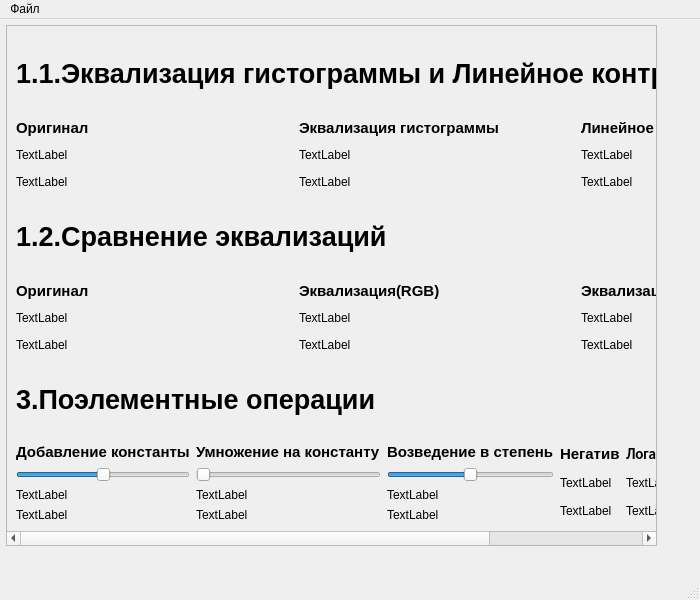
<?xml version="1.0" encoding="UTF-8"?>
<ui version="4.0">
 <class>MainWindow</class>
 <widget class="QMainWindow" name="MainWindow">
  <property name="geometry">
   <rect>
    <x>0</x>
    <y>0</y>
    <width>700</width>
    <height>600</height>
   </rect>
  </property>
  <property name="sizePolicy">
   <sizepolicy hsizetype="Maximum" vsizetype="Maximum">
    <horstretch>0</horstretch>
    <verstretch>0</verstretch>
   </sizepolicy>
  </property>
  <property name="maximumSize">
   <size>
    <width>16777215</width>
    <height>16777215</height>
   </size>
  </property>
  <property name="windowTitle">
   <string>MainWindow</string>
  </property>
  <widget class="QWidget" name="centralwidget">
   <property name="sizePolicy">
    <sizepolicy hsizetype="Preferred" vsizetype="Preferred">
     <horstretch>0</horstretch>
     <verstretch>0</verstretch>
    </sizepolicy>
   </property>
   <property name="maximumSize">
    <size>
     <width>16777215</width>
     <height>16777215</height>
    </size>
   </property>
   <widget class="QScrollArea" name="scrollArea">
    <property name="geometry">
     <rect>
      <x>6</x>
      <y>6</y>
      <width>651</width>
      <height>521</height>
     </rect>
    </property>
    <property name="widgetResizable">
     <bool>true</bool>
    </property>
    <widget class="QWidget" name="scrollAreaWidgetContents_4">
     <property name="geometry">
      <rect>
       <x>0</x>
       <y>0</y>
       <width>649</width>
       <height>519</height>
      </rect>
     </property>
     <layout class="QVBoxLayout" name="verticalLayout_5">
      <item>
       <widget class="QLabel" name="label">
        <property name="baseSize">
         <size>
          <width>0</width>
          <height>40</height>
         </size>
        </property>
        <property name="font">
         <font>
          <pointsize>20</pointsize>
          <bold>true</bold>
         </font>
        </property>
        <property name="text">
         <string>1.1.Эквализация гистограммы и Линейное контрастирование</string>
        </property>
       </widget>
      </item>
      <item>
       <layout class="QHBoxLayout" name="horizontalLayout_2">
        <item>
         <layout class="QVBoxLayout" name="verticalLayout_2">
          <item>
           <widget class="QLabel" name="label_6">
            <property name="font">
             <font>
              <pointsize>11</pointsize>
              <bold>true</bold>
             </font>
            </property>
            <property name="text">
             <string>Оригинал</string>
            </property>
           </widget>
          </item>
          <item>
           <widget class="QLabel" name="label_2">
            <property name="sizePolicy">
             <sizepolicy hsizetype="Preferred" vsizetype="Preferred">
              <horstretch>0</horstretch>
              <verstretch>0</verstretch>
             </sizepolicy>
            </property>
            <property name="minimumSize">
             <size>
              <width>0</width>
              <height>0</height>
             </size>
            </property>
            <property name="text">
             <string>TextLabel</string>
            </property>
            <property name="scaledContents">
             <bool>false</bool>
            </property>
           </widget>
          </item>
          <item>
           <widget class="QLabel" name="label_4">
            <property name="sizePolicy">
             <sizepolicy hsizetype="Preferred" vsizetype="Preferred">
              <horstretch>0</horstretch>
              <verstretch>0</verstretch>
             </sizepolicy>
            </property>
            <property name="text">
             <string>TextLabel</string>
            </property>
            <property name="scaledContents">
             <bool>false</bool>
            </property>
           </widget>
          </item>
         </layout>
        </item>
        <item>
         <layout class="QVBoxLayout" name="verticalLayout_3">
          <item>
           <widget class="QLabel" name="label_7">
            <property name="font">
             <font>
              <pointsize>11</pointsize>
              <bold>true</bold>
             </font>
            </property>
            <property name="text">
             <string>Эквализация гистограммы</string>
            </property>
           </widget>
          </item>
          <item>
           <widget class="QLabel" name="label_3">
            <property name="sizePolicy">
             <sizepolicy hsizetype="Preferred" vsizetype="Preferred">
              <horstretch>0</horstretch>
              <verstretch>0</verstretch>
             </sizepolicy>
            </property>
            <property name="text">
             <string>TextLabel</string>
            </property>
            <property name="scaledContents">
             <bool>false</bool>
            </property>
           </widget>
          </item>
          <item>
           <widget class="QLabel" name="label_5">
            <property name="sizePolicy">
             <sizepolicy hsizetype="Preferred" vsizetype="Preferred">
              <horstretch>0</horstretch>
              <verstretch>0</verstretch>
             </sizepolicy>
            </property>
            <property name="text">
             <string>TextLabel</string>
            </property>
            <property name="scaledContents">
             <bool>false</bool>
            </property>
           </widget>
          </item>
         </layout>
        </item>
        <item>
         <layout class="QVBoxLayout" name="verticalLayout_9">
          <item>
           <widget class="QLabel" name="label_14">
            <property name="font">
             <font>
              <pointsize>11</pointsize>
              <bold>true</bold>
             </font>
            </property>
            <property name="text">
             <string>Линейное контрастирование</string>
            </property>
           </widget>
          </item>
          <item>
           <widget class="QLabel" name="label_10">
            <property name="text">
             <string>TextLabel</string>
            </property>
           </widget>
          </item>
          <item>
           <widget class="QLabel" name="label_12">
            <property name="text">
             <string>TextLabel</string>
            </property>
           </widget>
          </item>
         </layout>
        </item>
       </layout>
      </item>
      <item>
       <widget class="QLabel" name="label_8">
        <property name="font">
         <font>
          <pointsize>20</pointsize>
          <bold>true</bold>
         </font>
        </property>
        <property name="text">
         <string>1.2.Сравнение эквализаций</string>
        </property>
       </widget>
      </item>
      <item>
       <layout class="QHBoxLayout" name="horizontalLayout_3">
        <item>
         <layout class="QVBoxLayout" name="verticalLayout_11">
          <item>
           <widget class="QLabel" name="label_9">
            <property name="font">
             <font>
              <pointsize>11</pointsize>
              <bold>true</bold>
             </font>
            </property>
            <property name="text">
             <string>Оригинал</string>
            </property>
           </widget>
          </item>
          <item>
           <widget class="QLabel" name="label_11">
            <property name="text">
             <string>TextLabel</string>
            </property>
           </widget>
          </item>
          <item>
           <widget class="QLabel" name="label_13">
            <property name="text">
             <string>TextLabel</string>
            </property>
           </widget>
          </item>
         </layout>
        </item>
        <item>
         <layout class="QVBoxLayout" name="verticalLayout_10">
          <item>
           <widget class="QLabel" name="label_15">
            <property name="font">
             <font>
              <pointsize>11</pointsize>
              <bold>true</bold>
             </font>
            </property>
            <property name="text">
             <string>Эквализация(RGB)</string>
            </property>
           </widget>
          </item>
          <item>
           <widget class="QLabel" name="label_16">
            <property name="text">
             <string>TextLabel</string>
            </property>
           </widget>
          </item>
          <item>
           <widget class="QLabel" name="label_17">
            <property name="text">
             <string>TextLabel</string>
            </property>
           </widget>
          </item>
         </layout>
        </item>
        <item>
         <layout class="QVBoxLayout" name="verticalLayout_7">
          <item>
           <widget class="QLabel" name="label_18">
            <property name="font">
             <font>
              <pointsize>11</pointsize>
              <bold>true</bold>
             </font>
            </property>
            <property name="text">
             <string>Эквализация(HSV)</string>
            </property>
           </widget>
          </item>
          <item>
           <widget class="QLabel" name="label_19">
            <property name="text">
             <string>TextLabel</string>
            </property>
           </widget>
          </item>
          <item>
           <widget class="QLabel" name="label_20">
            <property name="text">
             <string>TextLabel</string>
            </property>
           </widget>
          </item>
         </layout>
        </item>
       </layout>
      </item>
      <item>
       <widget class="QLabel" name="label_21">
        <property name="font">
         <font>
          <pointsize>20</pointsize>
          <bold>true</bold>
         </font>
        </property>
        <property name="text">
         <string>3.Поэлементные операции</string>
        </property>
       </widget>
      </item>
      <item>
       <layout class="QHBoxLayout" name="horizontalLayout_4">
        <item>
         <layout class="QVBoxLayout" name="verticalLayout_15">
          <item>
           <widget class="QLabel" name="label_22">
            <property name="font">
             <font>
              <pointsize>11</pointsize>
              <bold>true</bold>
             </font>
            </property>
            <property name="text">
             <string>Добавление константы</string>
            </property>
           </widget>
          </item>
          <item>
           <widget class="QSlider" name="horizontalSlider">
            <property name="maximumSize">
             <size>
              <width>200</width>
              <height>16777215</height>
             </size>
            </property>
            <property name="minimum">
             <number>-127</number>
            </property>
            <property name="maximum">
             <number>127</number>
            </property>
            <property name="orientation">
             <enum>Qt::Horizontal</enum>
            </property>
           </widget>
          </item>
          <item>
           <widget class="QLabel" name="label_23">
            <property name="text">
             <string>TextLabel</string>
            </property>
           </widget>
          </item>
          <item>
           <widget class="QLabel" name="label_24">
            <property name="text">
             <string>TextLabel</string>
            </property>
           </widget>
          </item>
         </layout>
        </item>
        <item>
         <layout class="QVBoxLayout" name="verticalLayout_13">
          <item>
           <widget class="QLabel" name="label_30">
            <property name="font">
             <font>
              <pointsize>11</pointsize>
              <bold>true</bold>
             </font>
            </property>
            <property name="text">
             <string>Умножение на константу</string>
            </property>
           </widget>
          </item>
          <item>
           <widget class="QSlider" name="horizontalSlider_2">
            <property name="maximumSize">
             <size>
              <width>200</width>
              <height>16777215</height>
             </size>
            </property>
            <property name="baseSize">
             <size>
              <width>200</width>
              <height>0</height>
             </size>
            </property>
            <property name="minimum">
             <number>0</number>
            </property>
            <property name="maximum">
             <number>200</number>
            </property>
            <property name="orientation">
             <enum>Qt::Horizontal</enum>
            </property>
           </widget>
          </item>
          <item>
           <widget class="QLabel" name="label_29">
            <property name="text">
             <string>TextLabel</string>
            </property>
           </widget>
          </item>
          <item>
           <widget class="QLabel" name="label_28">
            <property name="text">
             <string>TextLabel</string>
            </property>
           </widget>
          </item>
         </layout>
        </item>
        <item>
         <layout class="QVBoxLayout" name="verticalLayout_16">
          <item>
           <widget class="QLabel" name="label_33">
            <property name="font">
             <font>
              <pointsize>11</pointsize>
              <bold>true</bold>
             </font>
            </property>
            <property name="text">
             <string>Возведение в степень</string>
            </property>
           </widget>
          </item>
          <item>
           <widget class="QSlider" name="horizontalSlider_3">
            <property name="maximumSize">
             <size>
              <width>200</width>
              <height>16777215</height>
             </size>
            </property>
            <property name="baseSize">
             <size>
              <width>200</width>
              <height>0</height>
             </size>
            </property>
            <property name="maximum">
             <number>200</number>
            </property>
            <property name="singleStep">
             <number>200</number>
            </property>
            <property name="value">
             <number>100</number>
            </property>
            <property name="orientation">
             <enum>Qt::Horizontal</enum>
            </property>
           </widget>
          </item>
          <item>
           <widget class="QLabel" name="label_32">
            <property name="text">
             <string>TextLabel</string>
            </property>
           </widget>
          </item>
          <item>
           <widget class="QLabel" name="label_31">
            <property name="text">
             <string>TextLabel</string>
            </property>
           </widget>
          </item>
         </layout>
        </item>
        <item>
         <layout class="QVBoxLayout" name="verticalLayout_14">
          <item>
           <widget class="QLabel" name="label_27">
            <property name="font">
             <font>
              <pointsize>11</pointsize>
              <bold>true</bold>
             </font>
            </property>
            <property name="text">
             <string>Негатив</string>
            </property>
           </widget>
          </item>
          <item>
           <widget class="QLabel" name="label_26">
            <property name="text">
             <string>TextLabel</string>
            </property>
           </widget>
          </item>
          <item>
           <widget class="QLabel" name="label_25">
            <property name="text">
             <string>TextLabel</string>
            </property>
           </widget>
          </item>
         </layout>
        </item>
        <item>
         <layout class="QVBoxLayout" name="verticalLayout">
          <item>
           <widget class="QLabel" name="label_36">
            <property name="font">
             <font>
              <family>Calibri</family>
              <pointsize>11</pointsize>
              <bold>true</bold>
             </font>
            </property>
            <property name="text">
             <string>Логарифмическое преобразование</string>
            </property>
           </widget>
          </item>
          <item>
           <widget class="QLabel" name="label_34">
            <property name="text">
             <string>TextLabel</string>
            </property>
           </widget>
          </item>
          <item>
           <widget class="QLabel" name="label_35">
            <property name="text">
             <string>TextLabel</string>
            </property>
           </widget>
          </item>
         </layout>
        </item>
       </layout>
      </item>
     </layout>
    </widget>
   </widget>
  </widget>
  <widget class="QMenuBar" name="menubar">
   <property name="geometry">
    <rect>
     <x>0</x>
     <y>0</y>
     <width>700</width>
     <height>17</height>
    </rect>
   </property>
   <widget class="QMenu" name="menu">
    <property name="title">
     <string>Файл</string>
    </property>
    <addaction name="a_open"/>
   </widget>
   <addaction name="menu"/>
  </widget>
  <widget class="QStatusBar" name="statusbar"/>
  <action name="a_open">
   <property name="text">
    <string>Открыть</string>
   </property>
  </action>
 </widget>
 <resources/>
 <connections/>
</ui>
